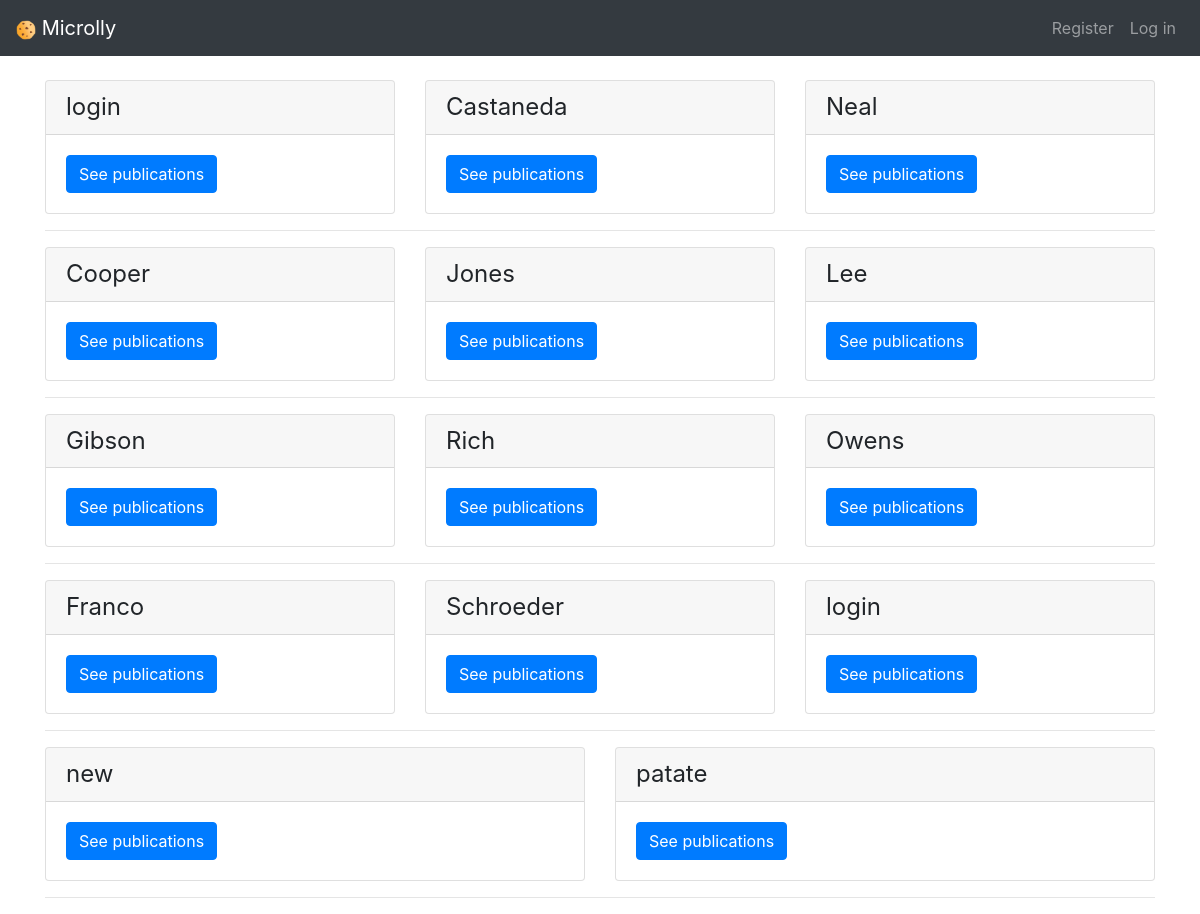
The page /users/list on the database its author committed.
### models.py (models this page shows)
class BaseModel(Model):
    class Meta:
        database = database

class User(BaseModel,UserMixin):
    username = CharField(max_length=20)
    password = CharField()
    first_name = CharField(max_length=20)
    last_name = CharField(max_length=20)
    email = CharField(max_length=20)
    created_at = DateTimeField(default=datetime.datetime.now)

### app.py (the view)
@app.route('/users/list')
def liste_users():
    users=User.select()
    return render_template('users/list.html', users=users)

### templates/users/list.html (shortened to what this page needs)
{% extends 'base.html' %}
{% block body %}
{% for sub_pub in users | batch(3, None) %}
<div class="card-deck">
    {% for user in sub_pub %}
    <div class="card">
        <div class="card-header">
            <h4 class="my-0 font-weight-normal">{{ user.username }}</h4>
        </div>
        <div class="card-body">
            <a href="{{ url_for('publication', username=user.username) }}" class="btn btn-primary"> See publications </a>
        </div>
    </div>
    {% endfor %}
</div>
<hr />
{% endfor %}
{% endblock %}

### templates/base.html (style rules this page uses)
body { padding-top: 5rem; }

### rows shown on the page
User: username "login"
User: username "Castaneda"
User: username "Neal"
User: username "Cooper"
User: username "Jones"
User: username "Lee"
User: username "Gibson"
User: username "Rich"
User: username "Owens"
User: username "Franco"
User: username "Schroeder"
User: username "login"
User: username "new"
User: username "patate"
